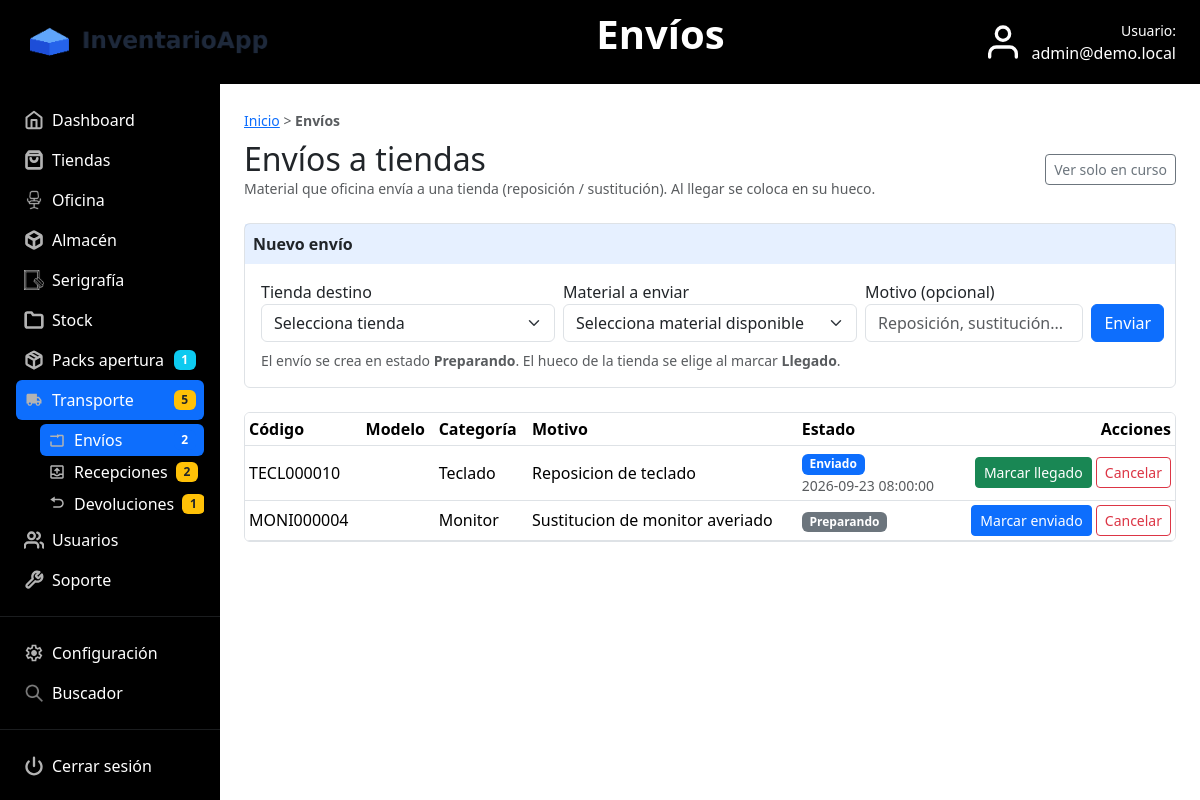
The page /controller/envio.php?ver=todos (signed in) on the database its author committed.
### tables this page shows
CREATE TABLE `envio` (
  `id` int(11) NOT NULL AUTO_INCREMENT,
  `id_producto` int(11) NOT NULL,
  `id_tienda_destino` int(11) NOT NULL,
  `slot_destino` varchar(30) NOT NULL DEFAULT '',
  `motivo` varchar(255) DEFAULT NULL,
  `estado` enum('preparando','enviado','llegado','cancelado') NOT NULL DEFAULT 'preparando',
  `fecha_creacion` datetime NOT NULL DEFAULT current_timestamp(),
  `usuario_creacion` varchar(100) DEFAULT NULL,
  `fecha_enviado` datetime DEFAULT NULL,
  `fecha_llegado` datetime DEFAULT NULL,
  `usuario_llegado` varchar(100) DEFAULT NULL,
  `id_devolucion` int(11) DEFAULT NULL,
  PRIMARY KEY (`id`),
  KEY `idx_estado` (`estado`)
);

CREATE TABLE `producto` (
  `id` int(11) NOT NULL AUTO_INCREMENT,
  `codigo` varchar(50) NOT NULL,
  `modelo` varchar(80) NOT NULL,
  `id_categoria` int(11) NOT NULL,
  `estado` varchar(20) NOT NULL,
  `subtipo` varchar(50) NOT NULL DEFAULT '',
  PRIMARY KEY (`id`),
  UNIQUE KEY `codigo` (`codigo`),
  KEY `id_categoria` (`id_categoria`),
  CONSTRAINT `producto_ibfk_1` FOREIGN KEY (`id_categoria`) REFERENCES `categoria` (`id`)
);

CREATE TABLE `categoria` (
  `id` int(11) NOT NULL AUTO_INCREMENT,
  `nombre` varchar(50) NOT NULL,
  PRIMARY KEY (`id`)
);

### controller/envio.php (called while the page is built, shortened)
<?php
include_once '../model/Envio.php';
$conexion = InventarioDB::connectDB();
$verTodos = false;
if (isset($_GET['ver']) && $_GET['ver'] == 'todos') {
    $verTodos = true;
}
$envios = Envio::listar($conexion, !$verTodos);
include_once '../view/envio_view.php';
exit;

### model/Envio.php (called while the page is built, shortened)
<?php
class Envio
{
    public static function listar($cn, $soloAbiertos)
    {
        $filtro = '';
        $consulta = "
            SELECT
                e.id, e.slot_destino, e.motivo, e.estado,
                e.fecha_creacion, e.fecha_enviado, e.fecha_llegado, e.usuario_llegado, e.usuario_creacion,
                p.codigo AS codigo, p.modelo AS modelo,
                c.nombre AS categoria,
                t.numero AS tienda_numero, t.nombre AS tienda_nombre
            FROM envio e
            INNER JOIN producto p ON p.id = e.id_producto
            LEFT JOIN categoria c ON c.id = p.id_categoria
            LEFT JOIN tienda t ON t.id = e.id_tienda_destino
            $filtro
            ORDER BY e.fecha_creacion DESC, e.id DESC
        ";
        $stmt = $cn->query($consulta);
        return $stmt->fetchAll(PDO::FETCH_OBJ);
    }
}

### view/envio_view.php (the view, shortened to what this page needs)
<!DOCTYPE html>
<html lang="es">
<head>
    <link rel="stylesheet" href="../view/css/bootstrap.min.css">
    <link rel="stylesheet" href="../view/css/estilos.css">
</head>
<body class="d-flex flex-column min-vh-100">
    <?php $tituloPagina = 'Envíos'; include_once 'menu.php'; ?>
    <main class="container-fluid flex-grow-1 d-flex p-0">
        <div class="d-flex flex-grow-1 w-100">
            <?php include_once 'sidebar.php'; ?>
            <section class="flex-grow-1 p-4" style="min-width:0;">
                <div class="mb-2">
                    <small class="text-muted">
                        <a href="index.php">Inicio</a> &gt; <strong>Envíos</strong>
                    </small>
                </div>
                <div class="d-flex justify-content-between align-items-center mb-4 flex-wrap gap-2">
                    <div>
                        <h2 class="mb-0">Envíos a tiendas</h2>
                        <div class="text-muted small">Material que oficina envía a una tienda (reposición / sustitución). Al llegar se coloca en su hueco.</div>
                    </div>
                    <div>
                        <?php if (isset($verTodos) && $verTodos) { ?>
                            <a href="envio.php" class="btn btn-outline-secondary btn-sm">Ver solo en curso</a>
                        <?php } else { ?>
                            <a href="envio.php?ver=todos" class="btn btn-outline-secondary btn-sm">Ver todo el histórico</a>
                        <?php } ?>
                    </div>
                </div>
                <div class="border rounded mb-4">
                    <div class="bg-primary bg-opacity-10 p-2 fw-semibold">Nuevo envío</div>
                    <div class="p-3">
                        <form method="post" action="envio.php?action=crear" class="row g-2 align-items-end">
                            <div class="col-12 col-md-4">
                                <label class="form-label m-0">Tienda destino</label>
                                <select name="id_tienda" class="form-select" required>
                                    <option value="">Selecciona tienda</option>
                                </select>
                            </div>
                            <div class="col-12 col-md-4">
                                <label class="form-label m-0">Material a enviar</label>
                                <select name="id_producto" class="form-select" required>
                                    <option value="">Selecciona material disponible</option>
                                </select>
                            </div>
                            <div class="col-12 col-md-3">
                                <label class="form-label m-0">Motivo (opcional)</label>
                                <input type="text" name="motivo" class="form-control" placeholder="Reposición, sustitución...">
                            </div>
                            <div class="col-12 col-md-1 d-grid">
                                <button type="submit" class="btn btn-primary">Enviar</button>
                            </div>
                        </form>
                        <div class="form-text mt-2">El envío se crea en estado <strong>Preparando</strong>. El hueco de la tienda se elige al marcar <strong>Llegado</strong>.</div>
                    </div>
                </div>
                <?php include 'envio_lista_parcial.php'; ?>
            </section>
        </div>
    </main>
</body>
</html>

### view/envio_lista_parcial.php (shortened to what this page needs)
<?php
$sufijoVolver = '';
?>
<?php if (isset($envios) && count($envios) > 0) { ?>
    <div class="border rounded table-responsive">
        <table class="table table-sm mb-0 align-middle">
            <thead>
                <tr>
                    <th>Código</th>
                    <th>Modelo</th>
                    <th>Categoría</th>
                    <th>Motivo</th>
                    <th>Estado</th>
                    <th class="text-end">Acciones</th>
                </tr>
            </thead>
            <tbody>
                <?php foreach ($envios as $e) { ?>
                    <tr>
                        <td><?php echo $e->codigo; ?></td>
                        <td><?php echo $e->modelo; ?></td>
                        <td><?php if (isset($e->categoria)) { echo $e->categoria; } ?></td>
                        <td>
                            <?php if (isset($e->motivo) && $e->motivo != '') { ?>
                                <?php echo $e->motivo; ?>
                            <?php } else { ?>
                                <span class="text-muted">—</span>
                            <?php } ?>
                        </td>
                        <td>
                            <?php if ($e->estado == 'preparando') { ?>
                                <span class="badge bg-secondary">Preparando</span>
                            <?php } ?>
                            <?php if ($e->estado == 'enviado') { ?>
                                <span class="badge bg-primary">Enviado</span>
                                <?php if (isset($e->fecha_enviado) && $e->fecha_enviado != '') { ?>
                                    <div class="text-muted small"><?php echo $e->fecha_enviado; ?></div>
                                <?php } ?>
                            <?php } ?>
                        </td>
                        <td class="text-end">
                            <?php if ($e->estado == 'preparando') { ?>
                                <a href="envio.php?action=enviado&id=<?php echo $e->id; ?><?php echo $sufijoVolver; ?>"
                                   class="btn btn-primary btn-sm">Marcar enviado</a>
                                <a href="envio.php?action=cancelar&id=<?php echo $e->id; ?><?php echo $sufijoVolver; ?>"
                                   class="btn btn-outline-danger btn-sm"
                                   onclick="return confirm('¿Cancelar este envío? El material vuelve a stock disponible.');">Cancelar</a>
                            <?php } ?>
                            <?php if ($e->estado == 'enviado') { ?>
                                <button type="button" class="btn btn-success btn-sm"
                                        data-bs-toggle="collapse" data-bs-target="#lleg<?php echo $e->id; ?>">
                                    Marcar llegado
                                </button>
                                <a href="envio.php?action=cancelar&id=<?php echo $e->id; ?><?php echo $sufijoVolver; ?>"
                                   class="btn btn-outline-danger btn-sm"
                                   onclick="return confirm('¿Cancelar este envío? El material vuelve a stock disponible.');">Cancelar</a>
                            <?php } ?>
                        </td>
                    </tr>
                <?php } ?>
            </tbody>
        </table>
    </div>
<?php } else { ?>
    <div class="alert alert-secondary mb-0">No hay envíos <?php if (!isset($verTodos) || !$verTodos) { echo 'en curso'; } ?>.</div>
<?php } ?>

### rows shown on the page
envio: id_producto.codigo "TECL000010", categoria.nombre "Teclado", motivo "Reposicion de teclado", fecha_enviado "2026-09-23 08:00:00"
envio: id_producto.codigo "MONI000004", categoria.nombre "Monitor", motivo "Sustitucion de monitor averiado", estado "Preparando"

### other values the page prints
$tituloPagina "Envíos"
$_SESSION['usuario'] "admin@demo.local"
$packsEnCurso "1"
$totalTransporte "5"
$enviosEnCurso "2"
